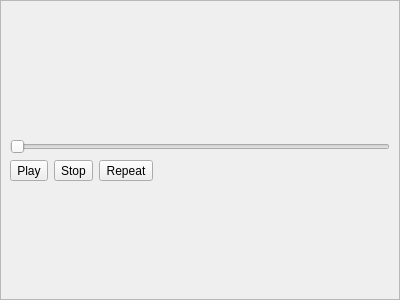
<?xml version="1.0" encoding="UTF-8"?>
<ui version="4.0">
 <class>SoundPlayer</class>
 <widget class="QWidget" name="SoundPlayer">
  <property name="geometry">
   <rect>
    <x>0</x>
    <y>0</y>
    <width>400</width>
    <height>300</height>
   </rect>
  </property>
  <property name="windowTitle">
   <string>Form</string>
  </property>
  <layout class="QVBoxLayout" name="verticalLayout">
   <property name="spacing">
    <number>0</number>
   </property>
   <property name="leftMargin">
    <number>0</number>
   </property>
   <property name="topMargin">
    <number>0</number>
   </property>
   <property name="rightMargin">
    <number>0</number>
   </property>
   <property name="bottomMargin">
    <number>0</number>
   </property>
   <item>
    <widget class="QScrollArea" name="scrollArea">
     <property name="widgetResizable">
      <bool>true</bool>
     </property>
     <widget class="QWidget" name="scrollAreaWidgetContents">
      <property name="geometry">
       <rect>
        <x>0</x>
        <y>0</y>
        <width>398</width>
        <height>298</height>
       </rect>
      </property>
      <layout class="QVBoxLayout" name="verticalLayout_2">
       <item>
        <spacer name="verticalSpacer_2">
         <property name="orientation">
          <enum>Qt::Vertical</enum>
         </property>
         <property name="sizeHint" stdset="0">
          <size>
           <width>20</width>
           <height>40</height>
          </size>
         </property>
        </spacer>
       </item>
       <item>
        <widget class="QLabel" name="currAudioLbl">
         <property name="text">
          <string/>
         </property>
        </widget>
       </item>
       <item>
        <widget class="QSlider" name="seekSlider">
         <property name="orientation">
          <enum>Qt::Horizontal</enum>
         </property>
        </widget>
       </item>
       <item>
        <layout class="QHBoxLayout" name="horizontalLayout">
         <item>
          <widget class="QToolButton" name="playToggleBtn">
           <property name="text">
            <string>Play</string>
           </property>
          </widget>
         </item>
         <item>
          <widget class="QToolButton" name="stopBtn">
           <property name="text">
            <string>Stop</string>
           </property>
          </widget>
         </item>
         <item>
          <widget class="QToolButton" name="repeatBtn">
           <property name="text">
            <string>Repeat</string>
           </property>
           <property name="checkable">
            <bool>true</bool>
           </property>
          </widget>
         </item>
         <item>
          <spacer name="horizontalSpacer">
           <property name="orientation">
            <enum>Qt::Horizontal</enum>
           </property>
           <property name="sizeHint" stdset="0">
            <size>
             <width>40</width>
             <height>20</height>
            </size>
           </property>
          </spacer>
         </item>
        </layout>
       </item>
       <item>
        <spacer name="verticalSpacer">
         <property name="orientation">
          <enum>Qt::Vertical</enum>
         </property>
         <property name="sizeHint" stdset="0">
          <size>
           <width>20</width>
           <height>40</height>
          </size>
         </property>
        </spacer>
       </item>
      </layout>
     </widget>
    </widget>
   </item>
  </layout>
 </widget>
 <resources/>
 <connections/>
</ui>
